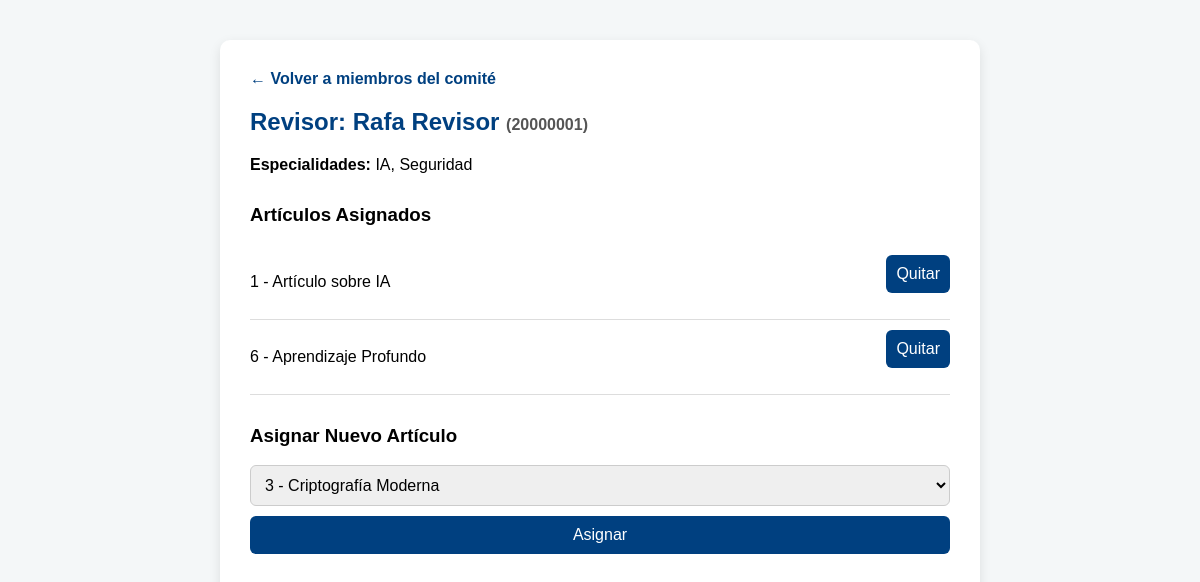
The app's page /?page=detalle_revisor&id=20000001 (signed in) with its own data.
### tables this page shows
CREATE TABLE usuario (
    RUT_usuario VARCHAR(10) PRIMARY KEY,
    nombre VARCHAR(250) NOT NULL,
    email VARCHAR(300) NOT NULL UNIQUE,
    tipo_usuario VARCHAR(1),
    password_hash VARCHAR(300) NOT NULL
);

CREATE TABLE articulo (
    ID_articulo INT AUTO_INCREMENT PRIMARY KEY,
    titulo VARCHAR(256) NOT NULL,
    fecha_envio DATE NOT NULL,
    resumen VARCHAR(1024)
);

### PHP/src/pages/asignar/revisor/detalle_revisor.php (the view, shortened to what this page needs)
<?php
require_once 'config/db.php';
$rut = $_GET['id'];
$revisor = $conn->query("SELECT nombre FROM usuario WHERE RUT_usuario = '$rut'")->fetch_assoc();
$topicos_res = $conn->query("
    SELECT t.nombre_topico
    FROM revisor_topico rt
    JOIN topico t ON rt.ID_topico = t.ID_topico
    WHERE rt.RUT_revisor = '$rut'
");
$topicos = [];
while ($row = $topicos_res->fetch_assoc()) {
    $topicos[] = $row['nombre_topico'];
}
$asignados_res = $conn->query("
    SELECT a.ID_articulo, a.titulo
    FROM articulo a
    JOIN articulo_revisor ar ON a.ID_articulo = ar.ID_articulo
    WHERE ar.RUT_revisor = '$rut'
");
$articulos_disponibles = $conn->query("
    SELECT DISTINCT a.ID_articulo, a.titulo
    FROM articulo a
    JOIN articulo_topico at ON a.ID_articulo = at.ID_articulo
    JOIN revisor_topico rt ON at.ID_topico = rt.ID_topico
    WHERE rt.RUT_revisor = '$rut'
    AND a.ID_articulo NOT IN (
        SELECT ID_articulo FROM articulo_revisor WHERE RUT_revisor = '$rut'
    )
    AND a.ID_articulo NOT IN (
        SELECT ID_articulo FROM articulo_autor WHERE RUT_autor = '$rut'
    )
");
?>
<link rel="stylesheet" href="PHP/src/styles/revisores/detalle.css">
<div class="container">
    <a href="?page=gestion_revisores" class="back-link">← Volver a miembros del comité</a>
    <h2>Revisor: <?= htmlspecialchars($revisor['nombre']) ?> <span class="rut">(<?= htmlspecialchars($rut) ?>)</span></h2>
    <p><strong>Especialidades:</strong> <?= implode(', ', $topicos) ?: '<em>Ninguno</em>' ?></p>
    <section class="section">
        <h3>Artículos Asignados</h3>
        <?php if ($asignados_res->num_rows > 0): ?>
            <ul class="assigned-list">
                <?php while ($a = $asignados_res->fetch_assoc()): ?>
                    <li>
                        <span><?= $a['ID_articulo'] ?> - <?= htmlspecialchars($a['titulo']) ?></span>
                        <form method="post" action="index.php?page=quitar_articulo_revisor" class="inline-form">
                            <button type="submit" class="remove-btn">Quitar</button>
                        </form>
                    </li>
                <?php endwhile; ?>
            </ul>
        <?php else: ?>
            <p class="empty">Este revisor no tiene artículos asignados.</p>
        <?php endif; ?>
    </section>
    <section class="section">
        <h3>Asignar Nuevo Artículo</h3>
        <form method="post" action="index.php?page=asignar_articulo_revisor" class="assign-form">
            <select name="id_articulo" required>
                <?php while ($row = $articulos_disponibles->fetch_assoc()): ?>
                    <option value="<?= $row['ID_articulo'] ?>">
                        <?= $row['ID_articulo'] ?> - <?= htmlspecialchars($row['titulo']) ?>
                    </option>
                <?php endwhile; ?>
            </select>
            <button type="submit">Asignar</button>
        </form>
    </section>
</div>

### PHP/src/styles/revisores/detalle.css (style rules this page uses)
.container { background-color: #fff; padding: 30px; border-radius: 10px; box-shadow: 0 4px 12px rgba(0, 0, 0, 0.1); max-width: 700px; width: 100%; }
.back-link { display: inline-block; margin-bottom: 20px; color: #004080; text-decoration: none; font-weight: bold; }
h2 { margin-top: 0; color: #004080; }
.rut { font-size: 16px; color: #555; }
.section { margin-top: 30px; }
.assigned-list { list-style: none; padding-left: 0; }
.assigned-list li { display: flex; justify-content: space-between; align-items: center; border-bottom: 1px solid #ddd; padding: 10px 0; }
.inline-form { display: inline; }
.remove-btn { background-color: #d9534f; color: white; border: none; padding: 6px 12px; border-radius: 4px; cursor: pointer; font-size: 14px; }
.assign-form { display: flex; gap: 10px; flex-direction: column; margin-top: 15px; }
select { padding: 10px; border: 1px solid #ccc; border-radius: 6px; font-size: 16px; }
button[type="submit"] { background-color: #004080; color: white; border: none; padding: 10px; border-radius: 6px; font-size: 16px; cursor: pointer; }

### records on screen
usuario: nombre "Rafa Revisor"
articulo: ID_articulo "1", titulo "Artículo sobre IA"
articulo: ID_articulo "6", titulo "Aprendizaje Profundo"

### other values on screen
$rut "20000001"
implode(', ', $topicos) ?: '<em>Ninguno</em>' "IA, Seguridad"
form field id_articulo "3 - Criptografía Moderna"
